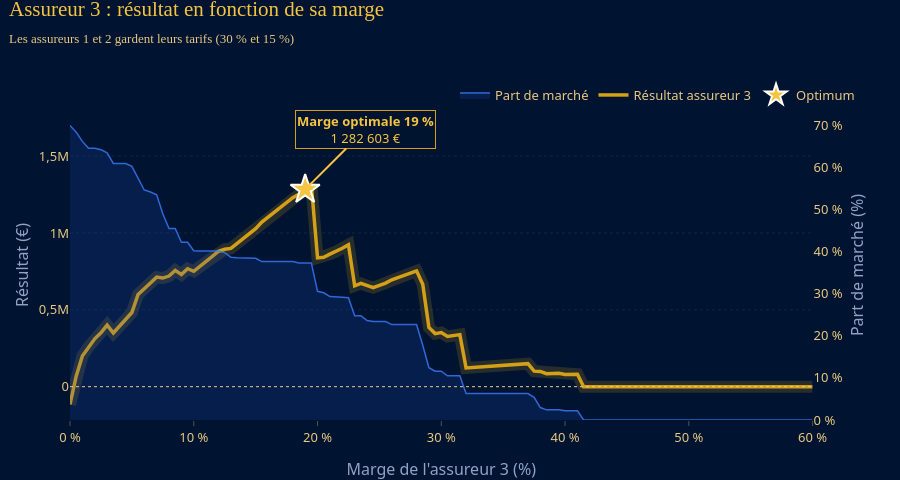

Here is the notebook cell this chart was saved with:
### Markdown cell above
<h3 style="color:#F5C542; font-family:'Playfair Display',Georgia,serif; border-bottom:2px solid #D4A017; padding-bottom:6px;">Question 4 · Marge optimale de l'assureur 3</h3>

### Code cell
opt = marge_optimale(2, pp, marges, cout, bornes=(0.0, 0.6))
print(f"Marge optimale au % près : {opt['marge_au_pct']:.0%} · résultat {opt['resultat_au_pct']:,.0f} €")
print(f"Affinage (pas de 0,05 %) : {opt['marge_fine']:.2%} · résultat {opt['resultat_fin']:,.0f} €")
from src.marche import balayage_marge
g = np.arange(0, 0.6001, 0.005)
r, p = balayage_marge(2, pp, marges, cout, g)
GR.courbe_marge(g, r, p, (opt["marge_au_pct"], opt["resultat_au_pct"])).show()
